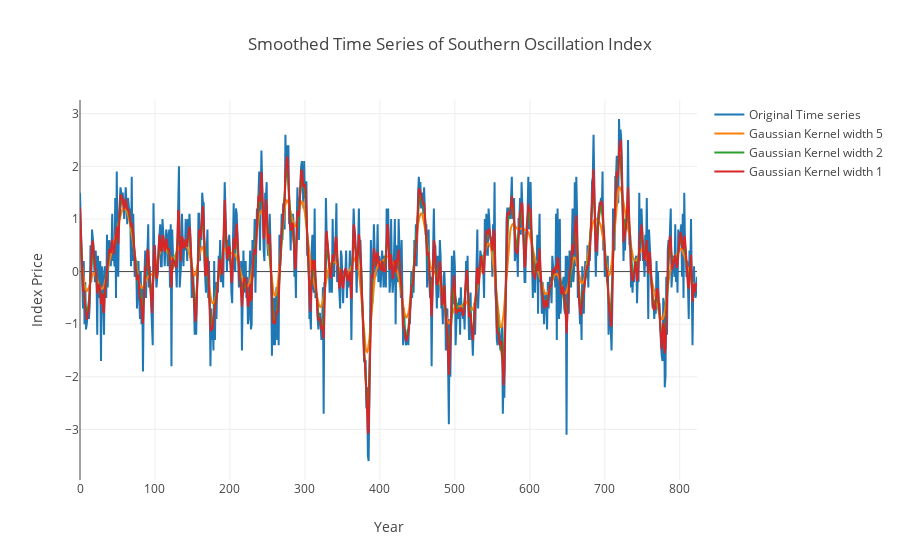
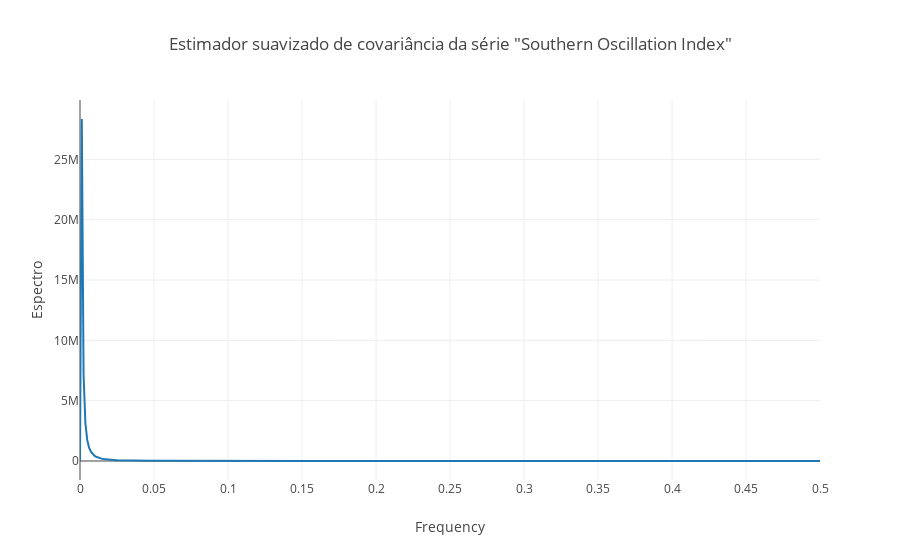

The notebook cell saved with these charts, in order:
### Code cell
import matplotlib.pyplot as plt
import numpy as np
from scipy import interpolate
from scipy import ndimage

print("\n\n**********************************************************************")
print(f"Estimador Suavizado de covariância usando filtro Gaussiano")
print("**********************************************************************")
print(f"Estimação não paramétrica")

y_sm = soi
x_sm = t

y = y_sm.tolist()
x = x_sm.tolist()

y_sm = np.array(y)
x_sm = np.array(x)

# resample to lots more points - needed for the smoothed curves
x_smooth = np.linspace(x_sm.min(), x_sm.max(), 200)

sigma = 5 #tamanho da janela do filtro gaussiano
x_g1d2 = ndimage.gaussian_filter1d(x_sm, sigma)
y_g1d2 = ndimage.gaussian_filter1d(y_sm, sigma)

sigma = 2 #tamanho da janela do filtro gaussiano
x_g1d3 = ndimage.gaussian_filter1d(x_sm, sigma)
y_g1d3 = ndimage.gaussian_filter1d(y_sm, sigma)

sigma = 1 #tamanho da janela do filtro gaussiano
x_g1d4 = ndimage.gaussian_filter1d(x_sm, sigma)
y_g1d4 = ndimage.gaussian_filter1d(y_sm, sigma)

data = [go.Scatter(x=x_sm, y=y_sm, mode='lines', name="Original Time series")]
# data += [go.Scatter(x=x_g1d, y=y_g1d, mode='lines', name="Gaussian Kernel width 10")]
data += [go.Scatter(x=x_g1d2, y=y_g1d2, mode='lines', name="Gaussian Kernel width 5")]
data += [go.Scatter(x=x_g1d3, y=y_g1d3, mode='lines', name="Gaussian Kernel width 2")]
data += [go.Scatter(x=x_g1d4, y=y_g1d4, mode='lines', name="Gaussian Kernel width 1")]
# data += [go.Scatter(x=x_g1d5, y=y_g1d5, mode='lines', name="Gaussian Kernel width 0.5")]

layout = go.Layout(
    title='Smoothed Time Series of Southern Oscillation Index',
    xaxis={'title':'Year'},
    yaxis={'title':'Index Price'}
)
fig = go.Figure(data=data, layout=layout)
py.iplot(fig)

print(f"Para construir um estimador suavizado de covariância,\n"+ 
      f"devemos aplicar o método de suavização no domínio do tempo\n"+
      f"para então calcular o periodograma")
print(f"Obs.: Para comparação, mostra-se o spline da série")

print(f"\nObs2.: O tamanho de janela 2 parece mais adequado\n\n")

print("**********************************************************************")
print(f"Calculando periodograma a partir da série suavizada no tempo")
print("**********************************************************************")

fs = 1
freq, espectro = signal.periodogram(x_g1d3, fs)
data = [go.Scatter(x=freq, y=espectro, mode='lines', name="Smoothed Resulting Periodogram")]
# data += [go.Scatter(x=x_g1d5, y=y_g1d5, mode='lines', name="Gaussian Kernel width 0.5")]

layout = go.Layout(
    title='Estimador suavizado de covariância da série "Southern Oscillation Index"',
    xaxis={'title':'Frequency'},
    yaxis={'title':'Espectro'}
)
fig = go.Figure(data=data, layout=layout)
py.iplot(fig)

index_greatest_2 = np.where(espectro == max(espectro))[0]
print(f"PICOS DO PERIODOGRAMA")
print(f"Maior Pico: {max(espectro)} em frequência: {freq[index_greatest_2]}")

### Figure 1 — Plotly figure (JSON) as saved in the notebook; plotly's stock layout.template omitted (floating-point values rounded to 4 significant figures; data arrays with more than 128 entries replaced by an {"elided": "..."} marker saying what was removed)
{"data": [{"mode": "lines", "name": "Original Time series", "type": "scatter", "uid": "ea33052d-1881-4810-8261-2d7df6b37727", "x": {"elided": "824 int values"}, "y": {"elided": "824 float values"}}, {"mode": "lines", "name": "Gaussian Kernel width 5", "type": "scatter", "uid": "99bdbab6-2729-4b3b-9cc5-50af725e2de4", "x": {"elided": "824 int values"}, "y": {"elided": "824 float values"}}, {"mode": "lines", "name": "Gaussian Kernel width 2", "type": "scatter", "uid": "bd98ade2-567f-4f9e-819b-1576333a94ae", "x": {"elided": "824 int values"}, "y": {"elided": "824 float values"}}, {"mode": "lines", "name": "Gaussian Kernel width 1", "type": "scatter", "uid": "d4f30f29-d634-4387-9fc0-8d4b2dea8668", "x": {"elided": "824 int values"}, "y": {"elided": "824 float values"}}], "layout": {"title": {"text": "Smoothed Time Series of Southern Oscillation Index"}, "xaxis": {"title": {"text": "Year"}}, "yaxis": {"title": {"text": "Index Price"}}}}

### Figure 2 — Plotly figure (JSON) as saved in the notebook; plotly's stock layout.template omitted (floating-point values rounded to 4 significant figures; data arrays with more than 128 entries replaced by an {"elided": "..."} marker saying what was removed)
{"data": [{"mode": "lines", "name": "Smoothed Resulting Periodogram", "type": "scatter", "uid": "b0db72fb-4b42-4417-8d89-c329e88d6d76", "x": {"elided": "413 float values"}, "y": {"elided": "413 float values"}}], "layout": {"title": {"text": "Estimador suavizado de covariância da série \"Southern Oscillation Index\""}, "xaxis": {"title": {"text": "Frequency"}}, "yaxis": {"title": {"text": "Espectro"}}}}
